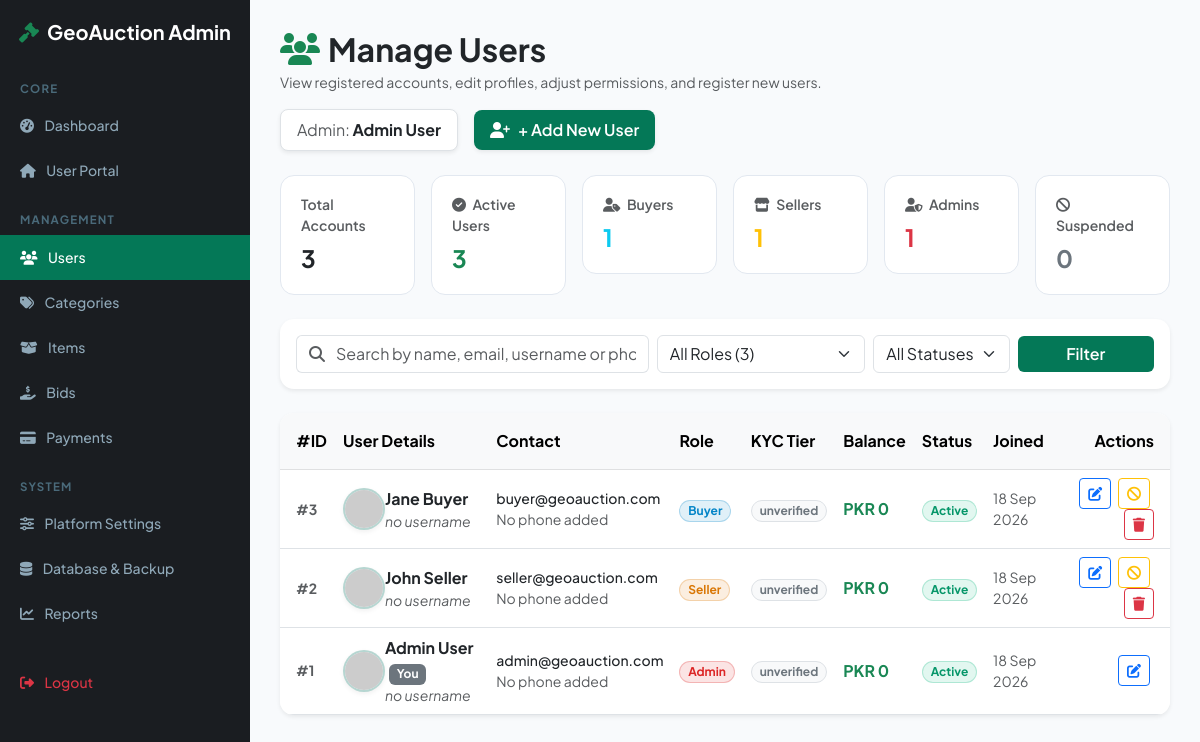
The page /admin/users.php (signed in) on the database its author committed.
### tables this page shows
CREATE TABLE IF NOT EXISTS users (
    id INT AUTO_INCREMENT PRIMARY KEY,
    name VARCHAR(100) NOT NULL,
    email VARCHAR(100) NOT NULL UNIQUE,
    phone VARCHAR(20) NULL,
    password VARCHAR(255) NOT NULL,
    role VARCHAR(20) NOT NULL DEFAULT 'buyer',  
    avatar VARCHAR(255) NULL,
    bio TEXT NULL,
    gender ENUM('male', 'female', 'other') NULL,
    status ENUM('active', 'inactive', 'suspended') NOT NULL DEFAULT 'active',
    email_verified_at TIMESTAMP NULL,
    reset_token VARCHAR(100) NULL,
    reset_token_expires_at TIMESTAMP NULL,
    remember_token VARCHAR(100) NULL,
    last_login_at TIMESTAMP NULL,
    last_login_ip VARCHAR(45) NULL,
    settings JSON NULL,
    created_at TIMESTAMP DEFAULT CURRENT_TIMESTAMP,
    updated_at TIMESTAMP DEFAULT CURRENT_TIMESTAMP ON UPDATE CURRENT_TIMESTAMP,
    INDEX idx_users_email (email),
    INDEX idx_users_role (role),
    INDEX idx_users_status (status)
);

### admin/users.php (the view, shortened to what the rows shown need)
<?php
include_once __DIR__ . '/../includes/auth.php';
$current_admin_id = (int)($_SESSION['user_id'] ?? 0);
if (!function_exists('get_user_avatar_img_src')) {
    function get_user_avatar_img_src($avatar, $user_name) {
        return 'https://ui-avatars.com/api/?name=' . urlencode($user_name ?: 'User') . '&background=047857&color=fff&size=128&bold=true';
    }
}
$where_parts = [];
$where_sql = !empty($where_parts) ? 'WHERE ' . implode(' AND ', $where_parts) : '';
$fetch_query = "SELECT * FROM users {$where_sql} ORDER BY id DESC";
$stmt_users  = mysqli_prepare($conn, $fetch_query);
mysqli_stmt_execute($stmt_users);
$users_res = mysqli_stmt_get_result($stmt_users);
?>
<!DOCTYPE html>
<html lang="en">
<head>
    <link href="https://cdn.jsdelivr.net/npm/bootstrap@5.3.0/dist/css/bootstrap.min.css" rel="stylesheet">
    <link href="https://cdnjs.cloudflare.com/ajax/libs/font-awesome/6.4.0/css/all.min.css" rel="stylesheet">
</head>
<body>
    <div class="main-content">
        <div class="d-flex justify-content-between align-items-center mb-4 flex-wrap gap-3">
            <div>
                <h2 class="fw-bold mb-1 text-dark d-flex align-items-center gap-2">
                    <i class="fas fa-users text-success"></i> Manage Users
                </h2>
            </div>
        </div>
        <div class="card border-0 shadow-sm" style="border-radius: 14px; overflow: hidden;">
            <div class="card-body p-0">
                <div class="table-responsive">
                    <table class="table table-hover align-middle mb-0">
                        <thead class="table-light">
                            <tr>
                                <th class="py-3 ps-3">#ID</th>
                                <th class="py-3">User Details</th>
                                <th class="py-3">Contact</th>
                                <th class="py-3">Role</th>
                                <th class="py-3">KYC Tier</th>
                                <th class="py-3">Balance</th>
                                <th class="py-3">Status</th>
                                <th class="py-3">Joined</th>
                                <th class="py-3 text-end pe-3">Actions</th>
                            </tr>
                        </thead>
                        <tbody>
                            <?php if ($users_res && mysqli_num_rows($users_res) > 0): ?>
                                <?php while ($user = mysqli_fetch_assoc($users_res)):
                                    $u_role = strtolower($user['role'] ?? 'buyer');
                                    $u_stat = strtolower($user['status'] ?? 'active');
                                    $u_kyc  = strtolower($user['kyc_tier'] ?? 'unverified');
                                ?>
                                <tr>
                                    <td class="ps-3 fw-bold text-muted small">#<?= $user['id']; ?></td>
                                    <td>
                                        <div class="d-flex align-items-center gap-2.5">
                                            <?php
                                                $user_av_src = get_user_avatar_img_src($user['avatar'] ?? '', $user['name']);
                                            ?>
                                            <img src="<?= htmlspecialchars($user_av_src); ?>"
                                                 alt="<?= htmlspecialchars($user['name']); ?>"
                                                 class="user-avatar-img"
                                                 onerror="this.onerror=null; this.src='../assets/image/other.png';">
                                            <div>
                                                <div class="fw-bold text-dark">
                                                    <?= htmlspecialchars($user['name']); ?>
                                                    <?php if ((int)$user['id'] === $current_admin_id): ?>
                                                        <span class="badge bg-secondary text-white text-[10px] px-1.5 py-0.5 ms-1">You</span>
                                                    <?php endif; ?>
                                                </div>
                                                <div class="text-muted small d-flex align-items-center flex-wrap gap-1">
                                                    <?= !empty($user['username']) ? '@' . htmlspecialchars($user['username']) : '<span class="fst-italic text-slate-400">no username</span>'; ?>
                                                </div>
                                            </div>
                                        </div>
                                    </td>
                                    <td>
                                        <div class="text-dark small fw-medium"><?= htmlspecialchars($user['email']); ?></div>
                                        <div class="text-muted small"><?= htmlspecialchars($user['phone'] ?: 'No phone added'); ?></div>
                                    </td>
                                    <td>
                                        <span class="badge badge-role-<?= $u_role; ?> px-2.5 py-1 text-xs fw-bold rounded-pill text-capitalize">
                                            <?= $u_role; ?>
                                        </span>
                                    </td>
                                    <td>
                                        <span class="badge bg-light text-secondary border px-2 py-1 text-xs rounded-pill">
                                            <?= htmlspecialchars(str_replace('_', ' ', $u_kyc)); ?>
                                        </span>
                                    </td>
                                    <td class="fw-bold text-success">
                                        PKR <?= number_format((float)($user['balance'] ?? 0)); ?>
                                    </td>
                                    <td>
                                        <span class="badge badge-status-<?= $u_stat; ?> px-2.5 py-1 text-xs fw-bold rounded-pill text-capitalize">
                                            <?= $u_stat; ?>
                                        </span>
                                    </td>
                                    <td class="text-muted small">
                                        <?= date('d M Y', strtotime($user['created_at'])); ?>
                                    </td>
                                    <td class="text-end pe-3">
                                        <button type="button"
                                                class="btn btn-sm btn-outline-primary me-1"
                                                title="Edit User Details"
                                                data-bs-toggle="modal"
                                                data-bs-target="#editUserModal"
                                                data-id="<?= $user['id']; ?>"
                                                data-name="<?= htmlspecialchars($user['name'], ENT_QUOTES); ?>"
                                                data-username="<?= htmlspecialchars($user['username'] ?? '', ENT_QUOTES); ?>"
                                                data-email="<?= htmlspecialchars($user['email'], ENT_QUOTES); ?>"
                                                data-phone="<?= htmlspecialchars($user['phone'] ?? '', ENT_QUOTES); ?>"
                                                data-role="<?= $u_role; ?>"
                                                data-gender="<?= htmlspecialchars($user['gender'] ?? 'male', ENT_QUOTES); ?>"
                                                data-status="<?= $u_stat; ?>"
                                                data-kyc="<?= $u_kyc; ?>"
                                                data-cnic="<?= htmlspecialchars($user['cnic_tax_id'] ?? '', ENT_QUOTES); ?>"
                                                data-shipping="<?= htmlspecialchars($user['shipping_address'] ?? '', ENT_QUOTES); ?>"
                                                data-bio="<?= htmlspecialchars($user['bio'] ?? '', ENT_QUOTES); ?>"
                                                data-balance="<?= (float)($user['balance'] ?? 0); ?>"
                                                data-avatar="<?= htmlspecialchars($user_av_src); ?>">
                                            <i class="fas fa-edit"></i>
                                        </button>
                                        <?php if ((int)$user['id'] !== $current_admin_id): ?>
                                            <form method="POST" class="d-inline" onsubmit="return confirm('Change status for this user?');">
                                                <button type="submit"
                                                        class="btn btn-sm <?= ($u_stat === 'active') ? 'btn-outline-warning' : 'btn-outline-success'; ?> me-1"
                                                        title="<?= ($u_stat === 'active') ? 'Suspend User' : 'Activate User'; ?>">
                                                    <i class="fas <?= ($u_stat === 'active') ? 'fa-ban' : 'fa-check'; ?>"></i>
                                                </button>
                                            </form>
                                        <?php endif; ?>
                                        <?php if ($u_role !== 'admin' && (int)$user['id'] !== $current_admin_id): ?>
                                            <form method="POST" class="d-inline" onsubmit="return confirm('Permanently delete user <?= htmlspecialchars(addslashes($user['name'])); ?>? This action cannot be undone.');">
                                                <button type="submit" class="btn btn-sm btn-outline-danger" title="Delete User">
                                                    <i class="fas fa-trash"></i>
                                                </button>
                                            </form>
                                        <?php endif; ?>
                                    </td>
                                </tr>
                                <?php endwhile; ?>
                            <?php endif; ?>
                        </tbody>
                    </table>
                </div>
            </div>
        </div>
    </div>
</body>
</html>

### rows shown on the page
users: id "3", name "Jane Buyer", email "buyer@geoauction.com", phone "No phone added", role "Buyer", u_kyc "unverified", balance "0", status "Active", created_at "18 Sep 2026"
users: id "2", name "John Seller", email "seller@geoauction.com", phone "No phone added", role "Seller", u_kyc "unverified", balance "0", status "Active", created_at "18 Sep 2026"
users: id "1", name "Admin User", shows "You", email "admin@geoauction.com", phone "No phone added", role "Admin", u_kyc "unverified", balance "0", status "Active", created_at "18 Sep 2026"

### other values the page prints
$_SESSION['user_name'] "Admin User"
$cnt_total "3"
$cnt_active "3"
$cnt_buyers "1"
$cnt_sellers "1"
$cnt_admins "1"
$cnt_suspended "0"
